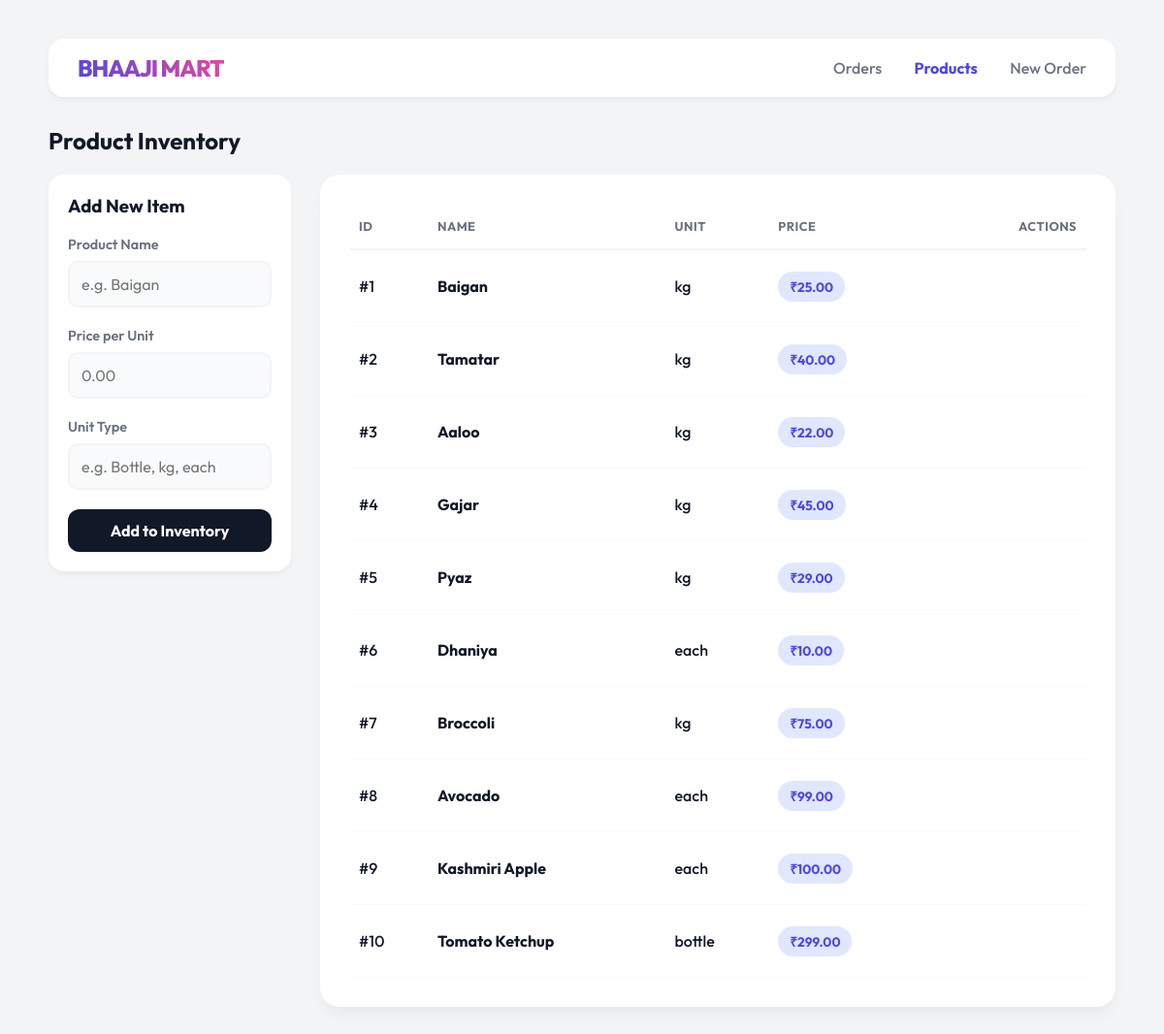
Page /products on the committed database.
### tables this page shows
CREATE TABLE products (
        product_id INTEGER PRIMARY KEY AUTOINCREMENT,
        name TEXT NOT NULL,
        price REAL NOT NULL,
        unit TEXT NOT NULL
    );

### backend/app.py (the view, shortened to what this page needs)
@app.route("/products", methods=["GET", "POST"])
def products():
    products = get_all_products()
    return render_template("products.html", products=products)

### backend/db.py (called while the page is built)
def get_connection():
    conn = sqlite3.connect(DB_NAME)
    conn.row_factory = sqlite3.Row
    return conn

### backend/products.py (called while the page is built)
def get_all_products():
    conn = get_connection()
    products = conn.execute("SELECT * FROM products").fetchall()
    conn.close()
    return products

### templates/products.html
{% extends "base.html" %}
{% block content %}
<div class="page-header flex-between">
    <h2 class="page-title">Product Inventory</h2>
</div>
<div class="dashboard-grid">
    <div class="sidebar">
        <div class="card">
            <h3 style="margin-top:0">Add New Item</h3>
            <form action="/products" method="POST">
                <div class="form-group">
                    <label>Product Name</label>
                    <input type="text" name="name" placeholder="e.g. Baigan" required>
                </div>
                <div class="form-group">
                    <label>Price per Unit</label>
                    <input type="number" name="price" step="0.01" placeholder="0.00" required>
                </div>
                <div class="form-group">
                    <label>Unit Type</label>
                    <input type="text" name="unit" placeholder="e.g. Bottle, kg, each" required>
                </div>
                <button type="submit" class="btn btn-block">Add to Inventory</button>
            </form>
        </div>
    </div>
    <div class="main-content">
        <table>
            <thead>
                <tr>
                    <th>ID</th>
                    <th>Name</th>
                    <th>Unit</th>
                    <th>Price</th>
                    <th class="text-right">Actions</th>
                </tr>
            </thead>
            <tbody>
                {% if products %}
                {% for product in products %}
                <tr>
                    <td>#{{ product.product_id }}</td>
                    <td style="font-weight: 700;">{{ product.name }}</td>
                    <td>{{ product.unit }}</td>
                    <td><span class="tag">₹{{ "%.2f"|format(product.price) }}</span></td>
                    <td class="text-right">
                        <a href="/edit_product/{{ product.product_id }}" class="icon-action" title="Edit">
                            <lord-icon src="https://cdn.lordicon.com/exymduqj.json" trigger="hover"
                                colors="primary:#121331,secondary:#000000" style="width:24px;height:24px">
                            </lord-icon>
                        </a>
                        <a href="/delete_product/{{ product.product_id }}" class="icon-action"
                            onclick="return confirm('Delete this item?')" title="Delete">
                            <lord-icon src="https://cdn.lordicon.com/oqeixref.json" trigger="hover"
                                style="width:24px;height:24px">
                            </lord-icon>
                        </a>
                    </td>
                </tr>
                {% endfor %}
                {% else %}
                <tr>
                    <td colspan="5" style="text-align:center; color: var(--text-sub);">No products in inventory.</td>
                </tr>
                {% endif %}
            </tbody>
        </table>
    </div>
</div>
{% endblock %}

### templates/base.html (shortened to what this page needs)
<!DOCTYPE html>
<html lang="en">
<head>
    <link rel="stylesheet" href="{{ url_for('static', filename='style.css') }}">
</head>
<body>
    <div class="container">
        <div class="top-bar">
            <a href="/" class="logo">Bhaaji Mart</a>
            <div class="nav">
                <a href="/"
                    class="{% if request.path == '/' or request.path.startswith('/order/') %}active{% endif %}">Orders</a>
                <a href="/products"
                    class="{% if request.path == '/products' or request.path.startswith('/edit_product') %}active{% endif %}">Products</a>
                <a href="/new_order" class="{% if request.path == '/new_order' %}active{% endif %}">New Order</a>
            </div>
        </div>
        {% block content %}{% endblock %}
    </div>
</body>
</html>

### static/style.css (style rules this page uses)
:root { --bg-color: #f3f4f6; --surface: #ffffff; --primary: #4f46e5; --accent: #ec4899; --text-main: #111827; --text-sub: #6b7280; --border-light: #f9fafb; --input-bg: #f9fafb; --danger: #ef4444; }
body { background-color: var(--bg-color); color: var(--text-main); font-family: 'Outfit', sans-serif; margin: 0; padding: 40px; min-height: 100vh; }
.container { max-width: 1100px; margin: 0 auto; }
.top-bar { display: flex; justify-content: space-between; align-items: center; margin-bottom: 30px; background: var(--surface); padding: 15px 30px; border-radius: 16px; box-shadow: 0 4px 6px -1px rgba(0, 0, 0, 0.05); }
.logo { font-weight: 800; font-size: 1.5em; background: linear-gradient(45deg, var(--primary), var(--accent)); -webkit-background-clip: text; background-clip: text; -webkit-text-fill-color: transparent; text-transform: uppercase; letter-spacing: -1px; text-decoration: none; display: block; }
.nav a { text-decoration: none; color: var(--text-sub); font-weight: 500; margin-left: 30px; transition: 0.2s; }
.nav a.active { color: var(--primary); font-weight: 700; }
.dashboard-grid { display: grid; grid-template-columns: 250px 1fr; gap: 30px; }
.sidebar { display: flex; flex-direction: column; gap: 20px; }
.main-content { background: var(--surface); border-radius: 20px; padding: 30px; box-shadow: 0 10px 15px -3px rgba(0, 0, 0, 0.05); }
.card { background: var(--surface); padding: 20px; border-radius: 16px; box-shadow: 0 4px 6px -1px rgba(0, 0, 0, 0.05); margin-bottom: 20px; }
table { width: 100%; border-collapse: collapse; }
th { text-align: left; padding: 15px 10px; color: var(--text-sub); font-size: 0.8em; text-transform: uppercase; letter-spacing: 0.5px; border-bottom: 2px solid #f3f4f6; }
td { padding: 20px 10px; border-bottom: 1px solid #f9fafb; font-weight: 500; }
.tag { background: #e0e7ff; color: var(--primary); padding: 6px 12px; border-radius: 20px; font-size: 0.85em; font-weight: 700; display: inline-block; }
.btn { display: inline-block; background: var(--text-main); color: #fff; border: none; padding: 12px 24px; border-radius: 12px; font-weight: 700; font-family: 'Outfit', sans-serif; font-size: 1em; cursor: pointer; text-decoration: none; text-align: center; transition: 0.2s; }
.btn-block { display: block; width: 100%; box-sizing: border-box; }
.form-group { margin-bottom: 20px; }
label { display: block; margin-bottom: 8px; font-weight: 600; color: var(--text-sub); font-size: 0.9em; }
textarea, input[type="text"], input[type="number"] { width: 100%; padding: 12px; border-radius: 10px; border: 2px solid var(--bg-color); background: var(--input-bg); font-family: 'Outfit', sans-serif; font-size: 1em; box-sizing: border-box; transition: 0.2s; }
.page-title { margin-top: 0; margin-bottom: 20px; }
.text-right { text-align: right; }
.flex-between { display: flex; justify-content: space-between; align-items: center; }
a.icon-action { display: inline-flex; align-items: center; justify-content: center; padding: 5px; border-radius: 8px; transition: background 0.2s; }

### rows in the picture
products: product_id "1", name "Baigan", unit "kg", price "25.00"
products: product_id "2", name "Tamatar", unit "kg", price "40.00"
products: product_id "3", name "Aaloo", unit "kg", price "22.00"
products: product_id "4", name "Gajar", unit "kg", price "45.00"
products: product_id "5", name "Pyaz", unit "kg", price "29.00"
products: product_id "6", name "Dhaniya", unit "each", price "10.00"
products: product_id "7", name "Broccoli", unit "kg", price "75.00"
products: product_id "8", name "Avocado", unit "each", price "99.00"
products: product_id "9", name "Kashmiri Apple", unit "each", price "100.00"
products: product_id "10", name "Tomato Ketchup", unit "bottle", price "299.00"
